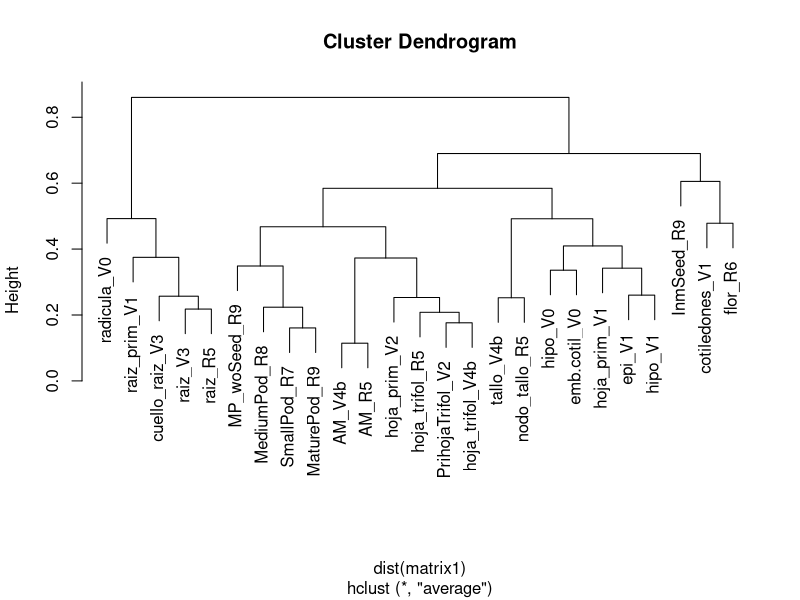
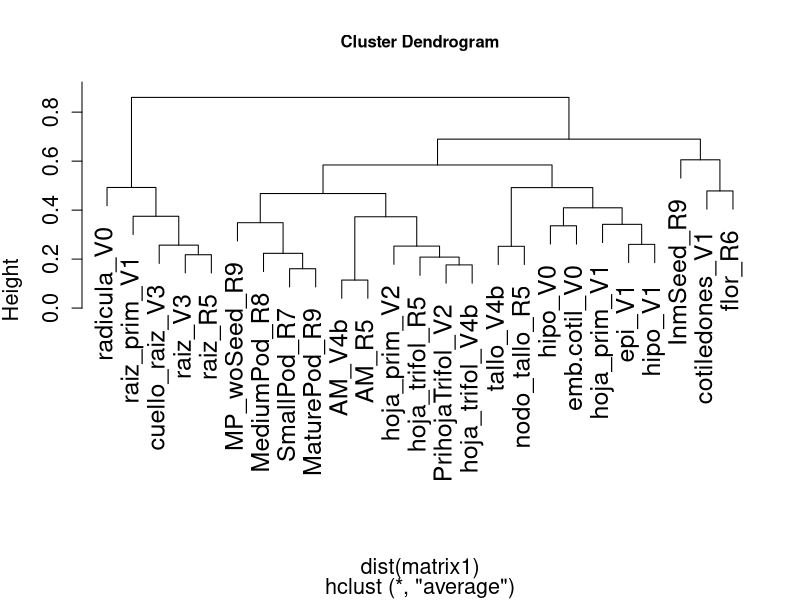

Here is the R script that generated these plots, in order:
##Establecer la carpeta de trabajo
setwd("/Users/berumen/Desktop/UAN/Clases/Posgrado/CBAP/2020/Análisis_visualización_datos_R/R_script/Dendograma")

#Cluster dendograma
counts = read.table ("expLevels_frijol_MK.txt", header=TRUE, row.names=1)
head(counts)

#Calcular coeficientes de correlacion y generar la matrix de correlacion.
matrix1=cor(counts, use="complete.obs", method="pearson")
matrix1

#clusterizar usando hclust
hc <- hclust(dist(matrix1), "average")
plot(hc)

#Guardar y crear la imagen (en el directorio establecido)
tiff(filename = "_DendogramaClust_libraries_Average_CPM_14_frijol.tiff", width=1024, height=768, 
     units = "px", pointsize = 12, compression = c("lzw"), bg = "white", res =NA)
plot(hc, pch=20, cex=1.5, cex.main=1, cex.axis=1.3, cex.lab=1.3, cex.sub=1.3)
dev.off()

